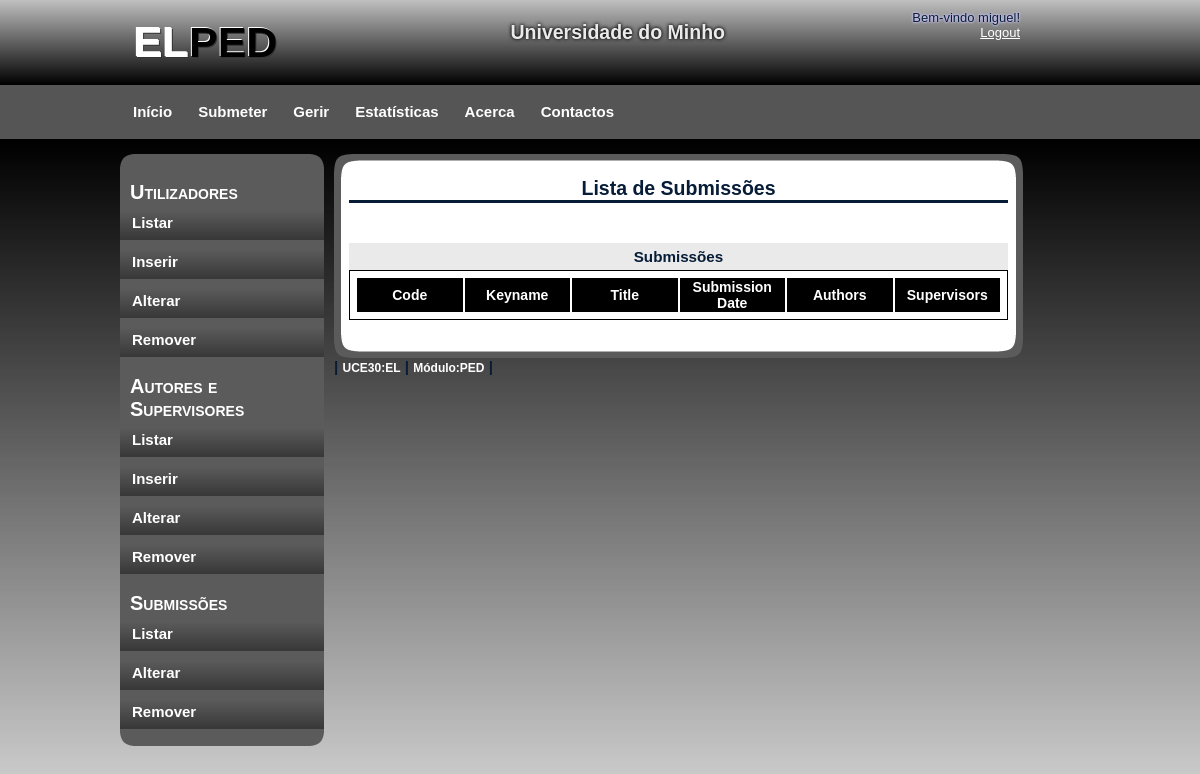
The app's page /gerirU/gerirS_Listar.php (signed in), older data.
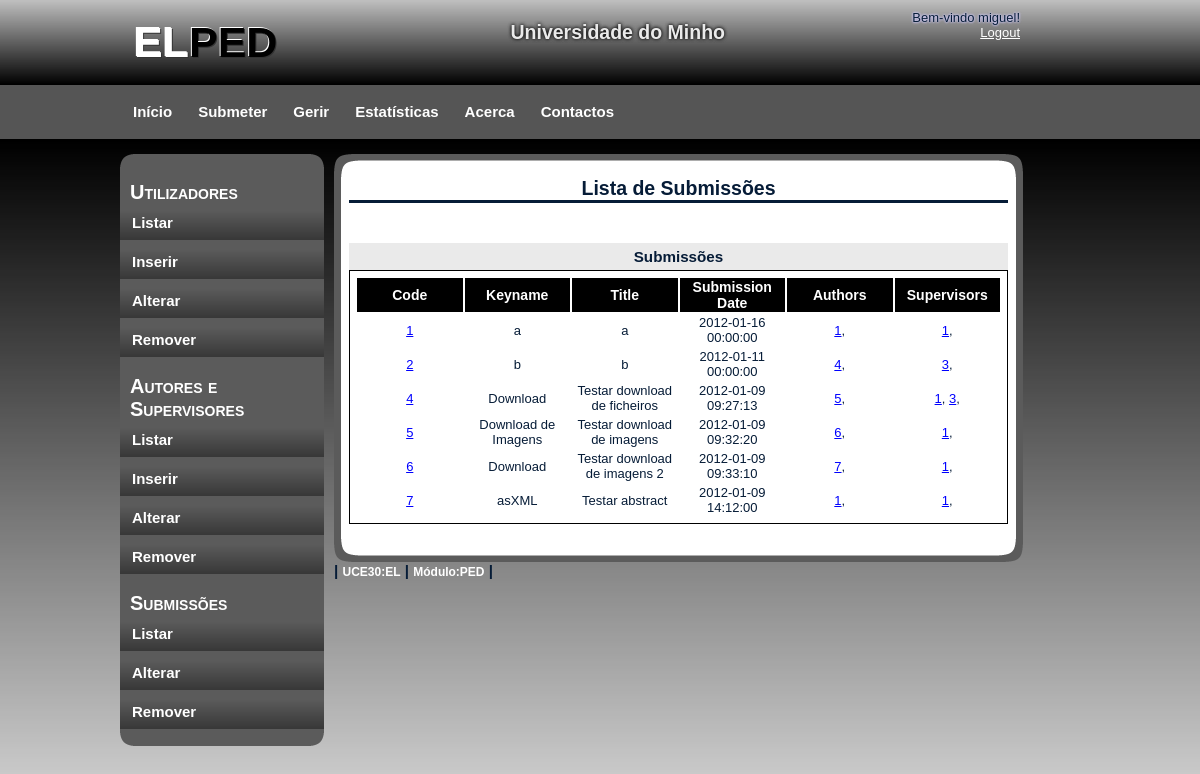
The same page, newer data.
### tables this page shows
CREATE TABLE IF NOT EXISTS `Project` (
  `projcode` int(11) NOT NULL AUTO_INCREMENT,
  `keyname` varchar(30) NOT NULL,
  `title` varchar(50) NOT NULL,
  `subtitle` varchar(100) DEFAULT NULL,
  `bdate` date NOT NULL,
  `edate` date NOT NULL,
  `subdate` datetime NOT NULL,
  `abstract` varchar(1502) NOT NULL,
  `coursecode` int(11) NOT NULL,
  PRIMARY KEY (`projcode`),
  KEY `coursecode` (`coursecode`)
);

CREATE TABLE IF NOT EXISTS `ProjAut` (
  `projcode` int(11) NOT NULL,
  `authorcode` int(11) NOT NULL,
  PRIMARY KEY (`projcode`,`authorcode`),
  KEY `authorcode` (`authorcode`)
);

CREATE TABLE IF NOT EXISTS `ProjSup` (
  `projcode` int(11) NOT NULL,
  `supcode` int(11) NOT NULL,
  PRIMARY KEY (`projcode`,`supcode`),
  KEY `supcode` (`supcode`)
);

### gerirU/gerirS_Listar.php (the view, shortened to what this page needs)
<!DOCTYPE html>
<html>
    <head>
        <link rel="stylesheet" type="text/css" href="../css/style.css" />
    </head>
    <body>
        <div id="container">
            <?php
            require_once '../header.php';
            require_once '../menus/menu_gerirU.php';
            require_once '../menus/leftmenuGerir.php';
            include '../ini.php';
            ?>
            <div id="content">
                <div id="content_top"></div>
                <div id="content_main">
                    <h2>Lista de Submissões</h2>
                    <br/>
                    <br/>
                    <div id="containt_main_users">
                        <?php
                        if (!$con) {
                            echo "<h3>Erro ao ligar ao servidor.</h3><br/>" . mysql_error();
                        } else {
                            $sql = "SELECT * FROM Project";
                            $res = mysql_query($sql, $con);
                            submission_to_table("Submissões", $res);
                        }
                        ?>
                    </div>
                    <br/>
                </div>
                <div id="content_bottom"></div>
                <?php
                require_once '../menus/footer.php';
                ?>
            </div>
        </div>
    </body>
</html>
<?php
function submission_to_table($titulo, $res) {
    echo "<h3 class=\"user\">" . $titulo . "</h3>";
    echo "<div id=\"containt_main_users_column_label\">";
    echo "<table class=\"user\">";
    echo "<tr>";
    echo "<th class=\"user\">Code</th>";
    echo "<th class=\"user\">Keyname</th>";
    echo "<th class=\"user\">Title</th>";
    echo "<th class=\"user\">Submission Date</th>";
    echo "<th class=\"user\">Authors</th>";
    echo "<th class=\"user\">Supervisors</th>";
    echo "</tr>";
    while ($reg = mysql_fetch_array($res)) {
        $id = $reg["projcode"];
        echo "<td class=\"user\"><a href=\"gerirS_Show.php?projcode=$id\">" . $id . "</a></td>";
        echo "<td class=\"user\">" . $reg["keyname"] . "</td>";
        echo "<td class=\"user\">" . $reg["title"] . "</td>";
        echo "<td class=\"user\">" . $reg["subdate"] . "</td>";
        $sql = "SELECT authorcode FROM ProjAut WHERE projcode='$id'";
        $result = mysql_query($sql);
        $autores = "";
        while ($rows = mysql_fetch_array($result)) {
            $autores .= "<a href=\"gerirAS_Show_author.php?authorcode=" . $rows['authorcode'] . "\" >";
            $autores .= $rows['authorcode'];
            $autores .= "</a>, ";
        }
        echo "<td class=\"user\">" . $autores . "</td>";
        $sql = "SELECT supcode FROM ProjSup WHERE projcode='$id'";
        $result = mysql_query($sql);
        $supervisores = "";
        while ($rows = mysql_fetch_array($result)) {
            $supervisores .= "<a href=\"gerirAS_Show_supervisor.php?supcode=" . $rows['supcode'] . "\" >";
            $supervisores .= $rows['supcode'];
            $supervisores .= "</a>, ";
        }
        echo "<td class=\"user\">" . $supervisores . "</td>";
    }
    echo "</table>";
    echo "</div>";
}
?>

### header.php (shortened to what this page needs)
<div id="header">
    <h1>EL<span class="off">PED</span></h1>
    <?php
    if (!isset($_SESSION['username']) || !$_SESSION['username']) {
        require_once 'forms/login.php';
    } else {
        echo "<div id=\"login_start\">Bem-vindo ", $_SESSION['username'], "!";
        if (basename(getcwd()) == 'PED-Project')
            echo "<a href=\"forms/logout.php\">Logout</a></div>";
        else
            echo "<a href=\"../forms/logout.php\">Logout</a></div>";
    }
    ?>
    <h2>Universidade do Minho</h2>
</div>

### menus/menu_gerirU.php (shortened to what this page needs)
<div id="menu">
    <ul>
        <li class="menuitem"><a href="../home.php">Início</a></li>
        <?php
        if (isset($_SESSION['username']) && $_SESSION['username'] && $_SESSION['type'] != 'c') {
            echo "<li class=\"menuitem\"><a href=\"../submeter/submeter.php\">Submeter</a></li>";
        }
        if (isset($_SESSION['username']) && $_SESSION['username'] && $_SESSION['type'] != 'p') {
            echo "<li class=\"menuitem\"><a href=\"gerir.php\">Gerir</a></li>";
        }
		if (isset($_SESSION['username']) && $_SESSION['username']) {
            echo "<li class=\"menuitem\"><a href=\"../estatisticas/estatisticas.php\">Estatísticas</a></li>";
        }
        ?>
        <li class="menuitem"><a href="#">Acerca</a></li>
        <li class="menuitem"><a href="#">Contactos</a></li>
    </ul>
</div>

### menus/leftmenuGerir.php
<div id="leftmenu">
    <div id="leftmenu_top"></div>
    <div id="leftmenu_main">
        <h3>Utilizadores</h3>
        <ul>
            <li><a href="gerirU_Listar.php">Listar</a></li>
            <?php
            if ($_SESSION['type'] == 'a') {
                echo "<li><a href=\"gerirU_Inserir.php\">Inserir</a></li>
		            <li><a href=\"gerirU_Alterar.php\">Alterar</a></li>
					<li><a href=\"gerirU_Remover.php\">Remover</a></li>";
            }
            ?>
        </ul>
        <h3>Autores e Supervisores</h3>
        <ul>
            <li><a href="gerirAS_Listar.php">Listar</a></li>
            <?php
            if ($_SESSION['type'] == 'a') {
                echo "<li><a href=\"gerirAS_Inserir.php\">Inserir</a></li>
            		<li><a href=\"#\">Alterar</a></li>
					<li><a href=\"#\">Remover</a></li>";
            }
            ?>
        </ul>
        <h3>Submissões</h3>
        <ul>
            <li><a href="gerirS_Listar.php">Listar</a></li>
            <?php
            if ($_SESSION['type'] == 'a') {
                echo "<li><a href=\"#\">Alterar</a></li>
		            <li><a href=\"#\">Remover</a></li>";
            }
            ?>
        </ul>
    </div>
    <div id="leftmenu_bottom"></div>
</div>

### menus/footer.php
<div id="footer">
    <h3>|
        <a href="http://twiki.di.uminho.pt/twiki/bin/view/Education/EL/WebHome" target="_blank">UCE30:EL</a> |
        <a href="http://www3.di.uminho.pt/~jcr/teach.html" target="_blank">Módulo:PED</a> |
    </h3>
</div>

### css/style.css (style rules this page uses)
body { margin: 0; padding: 0; text-align: left; font: 12px Arial, Helvetica, sans-serif; font-size: 13px; color: #061C37; background: #CCCCCC; background-image:url(images/background.png); background-repeat:repeat-x; }
* { margin: 0 auto 0 auto; text-align:left; }
a, a:visited { color: blue; }
#container { display: block; height:auto; position: relative; width: 960px; }
#header { height:85px; width:960px; }
#header h1 { position:absolute; text-align:left; color:#FFFFFF; font-size:43px; color:#FFF; left:14px; top:18px; text-shadow: -1px -1px white, 1px 1px #333; }
#login_start { float: right; text-align: right; width: 180px; padding:10px 60px 0 0px; text-shadow: 0 0 0.2em white, 0 0 0.2em #87F, 0 0 0.2em silver; }
#login_start a, a:visited { clear: both; text-shadow: none; color: white; }
#header h2 { float:right; color:#EAEAEA; line-height:65px; padding:0 115px 0 0px; text-align:middle; text-shadow: 0 0 0.2em black, 0 0 0.2em black, 0 0 0.2em silver; }
.off { color:#000000; }
#menu { display:block; float:left; clear:both; width:960px; height:54px; float:left; clear:both; }
#leftmenu { margin-top:15px; width:204px; float:left; }
#leftmenu_top { width:204px; height:13px; background-image:url(images/leftmenu_top.png); }
#leftmenu_bottom { width:204px; height:13px; background-image:url(images/leftmenu_bottom.png); }
#leftmenu_main { width:204px; height:auto; background-color:#5B5B5B; }
#leftmenu_main ul { list-style: none; padding: 0px; width:204px; }
#leftmenu_main h3 { font-size: 20px; font-variant: small-caps; list-style: none; padding: 0px; width:204px; color:#FFFFFF; padding-left:10px; padding-top: 14px; padding-bottom:1px; }
#leftmenu_main ul li { list-style: none; padding: 0px; width:204px; text-align:left; }
#leftmenu_main ul li a, #leftmenu_main ul li a:visited { display:block; list-style: none; padding: 0px; width:192px; padding-left:12px; padding-top:4px; height:30px; text-align:left; background-image:url(images/leftmenu_link.png); background-repeat:repeat-x; margin-top:5px; color:#FFFFFF; text-decoration:none; font-size:15px; font-weight:bold; }
#content { display:block; float:left; width:689px; height:auto; padding-left:10px; padding-top:15px; padding-right:10px; padding-bottom:5px; }
#content_top { background-image:url(images/main_top.png); background-repeat:no-repeat; width:689px; height:23px; }
#content_main { background-image:url(images/main_back.png); background-repeat:repeat-y; width:659px; padding-left:15px; padding-right:15px; }
#content_main h2 { text-align: center; border-bottom-style: solid; }
#content_bottom { background-image:url(images/main_bottom.png); background-repeat:no-repeat; width:689px; height:23px; }
#footer { width:inherit; height:auto; }
#footer h3 a,#footer h3 a:visited { display:inline; text-align:center; font-size:12px; text-decoration:none; color:#FFF; }
#containt_main_users h3 { margin-top: 10px; padding: 5px; background-color: #EAEAEA; text-align: center; }
h3.user { padding-top: 10px; }
table.user { clear: both; border: 1px solid black; padding:5px; word-wrap:break-word; width: 100%; table-layout: fixed; height: 35px; overflow: visible; }
th.user { text-align: center; font-size: 14px; color: white; background-color:black; }
td.user { text-align: center; }
#menu ul { list-style: none; padding: 0px; margin-left:auto; width:960px; }
#menu li { list-style: none; padding: 0px; display: inline; }
#menu a { float: left; height: 36px; display: block; text-align: center; text-decoration: none; color: #ffffff; font-weight: bold; padding-top: 18px; font-size: 15px; padding-left:13px; padding-right:13px; }
html, body { text-align: center; }

Row changes from the older to the newer data that the page shows:
added project: projcode "1", keyname "a", title "a", subdate "2012-01-16 00:00:00"
added projaut: value "1"
added projsup: value "1"
added project: projcode "2", keyname "b", title "b", subdate "2012-01-11 00:00:00"
added projaut: value "4", shown under "2"
added projsup: value "3", shown under "2"
added project: projcode "4", keyname "Download", title "Testar download de ficheiros", subdate "2012-01-09 09:27:13"
added projaut: value "5", shown under "4"
added projsup: value "1", shown under "4"
added projsup: value "3", shown under "4"
added project: projcode "5", keyname "Download de Imagens", title "Testar download de imagens", subdate "2012-01-09 09:32:20"
added projaut: value "6", shown under "5"
added projsup: value "1", shown under "5"
added project: projcode "6", keyname "Download", title "Testar download de imagens 2", subdate "2012-01-09 09:33:10"
added projaut: value "7", shown under "6"
added projsup: value "1", shown under "6"
added project: projcode "7", keyname "asXML", title "Testar abstract", subdate "2012-01-09 14:12:00"
added projaut: value "1", shown under "7"
added projsup: value "1", shown under "7"
